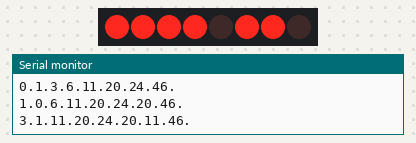
Bench run of a sketch on a simulated Arduino Uno, built with avr-gcc and run on an emulated ATmega328P. Parts: 8 shift-register outputs drawn as a row of LEDs (first output left, lit = HIGH), the last lines printed to the serial monitor. Wiring (inferred from the names in the program): shift register (74HC595): data pin 9; shift clock pin 10; latch pin 8. Wiring (inferred from the signals the program sends): row of LEDs: on Q0, Q1, Q2, Q3, Q4, Q5, Q6, Q7.

Above: at 0.23 s.
At 0.9 s:
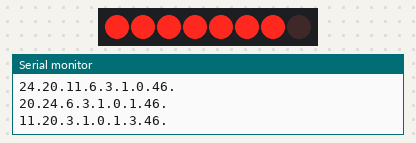
At 1.63 s:
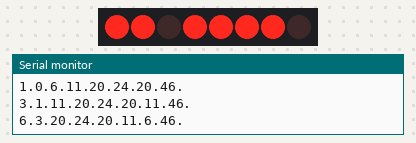
At 2.54 s:
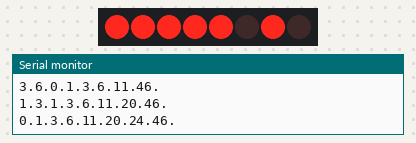
At 3.96 s:
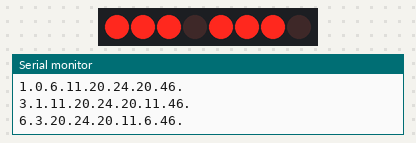
At 5.47 s:
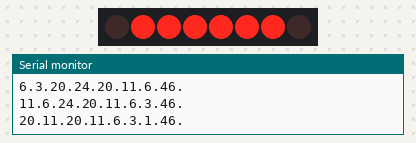
Timing chart, 0 to 5.8 s (numbered marks = the images above):
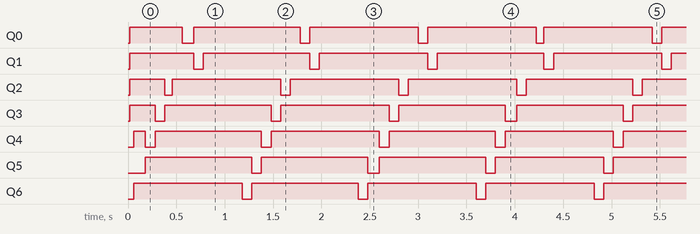

The sketch:

interrupts.8.Compare_Shift_per_LED.ino
```cpp
//----------------------------------------------
// DEBUG
// #define DEBUG_MODE

#ifdef DEBUG_MODE
  // Debug pin
  #define DEBUG_pin 7
#endif
//----------------------------------------------


//----------------------------------------------
// Which Timer will be used
//#define TIMER_1
#define TIMER_2
//----------------------------------------------


//----------------------------------------------
// Shift register pins
// Pins connected to 74HC595
// ST_CP = latch
#define ST_CP_latch_pin 8
// DS = data
#define DS_data_pin 9
// SH_CP = clock
#define SH_CP_clock_pin 10
//----------------------------------------------


//----------------------------------------------
// brightness & LEDs
#define BRIGHTNESS_LEVELS 25
#define MAX_BRIGHTNESS BRIGHTNESS_LEVELS-1

/*
// LED brightness adjusted to human eye
//                            0   1   2   3   4    5    6    7    8    9   10   11
//                            |   |   |   |   |    |    |    |    |    |    |    |
const uint8_t LED_b[]   = { 0, 21, 42, 63, 85, 106, 127, 148, 170, 191, 212, 233 };
const uint8_t LED_eye[] = { 0,  1,  2,  3,  6,  10,  20,  36,  66, 120, 218, 254 };
*/

// 0 1 2 3 4 5 6 7 8 9 10 11 12 13 14 15 16 17 18 19 20 21 22 23 24
// 0 1   3     6          11                         20          24
byte hEye[] = { 0, 1, 3, 6, 11, 20, 24 };

#define LED_NUMBER 8

//                         3        1        0        1        3        6       11       20
// 8 LEDs, brightness      |        |        |        |        |        |        |        |
// used to show LEDs       |        |        |        |        |        |        |        |
int b[LED_NUMBER] = { hEye[0], hEye[1], hEye[2], hEye[3], hEye[4], hEye[5], hEye[6], hEye[7] };
// 8 LEDs, brightness gradient
// used only in loop() to change b[] values
int d[LED_NUMBER] = {     -1,      -1,       1,       1,       1,       1,       1,       1 };

// @todo: remove LED_PATTERN, should use only brightness
#define LED_PATTERN 0b11111111
//----------------------------------------------


//----------------------------------------------
// PWM cycle (counter)
// 0...MAX_BRIGHTNESS
int cyclePWM = 0;
//----------------------------------------------


//----------------------------------------------
// setup
void setup() {

  Serial.begin(9600);

  Serial.println(F( "" ));
  Serial.println(F( "startup begin" ));

  // set pins to output, they are addressed in the main loop
  pinMode( ST_CP_latch_pin, OUTPUT );
  pinMode( SH_CP_clock_pin, OUTPUT );
  pinMode( DS_data_pin, OUTPUT );
  digitalWrite( ST_CP_latch_pin, HIGH );
  digitalWrite( SH_CP_clock_pin, LOW );
  digitalWrite( DS_data_pin, LOW );

  #ifdef DEBUG_MODE
    // debug pin
    pinMode( DEBUG_pin, OUTPUT );
    digitalWrite( DEBUG_pin, LOW );
  #endif

  // set up interrupts
  setUpInterrupts();

  Serial.println(F( "startup end" ));
}


//----------------------------------------------
// interrupt service body
// @todo: do not use LED_PATTERN, use brightness level only
void interruptBody() {
  #ifdef DEBUG_MODE
    digitalWrite( DEBUG_pin, HIGH );
  #endif

  showAtBrightness( LED_PATTERN );

  #ifdef DEBUG_MODE
    digitalWrite( DEBUG_pin, LOW );
  #endif
}


#ifdef TIMER_1
  //----------------------------------------------
  // interrupt service routine Timer1
  ISR( TIMER1_COMPA_vect ) {
    interruptBody();
  }
#endif


#ifdef TIMER_2
  //----------------------------------------------
  // interrupt service routine Timer2
  ISR( TIMER2_COMPA_vect ) {
    interruptBody();
  }
#endif


//----------------------------------------------
// send data to 74HC595
void sendDataToRegister( byte d ) {
  digitalWrite( ST_CP_latch_pin, LOW );
  shiftOut( DS_data_pin, SH_CP_clock_pin, MSBFIRST, d );
  digitalWrite( ST_CP_latch_pin, HIGH );
}

#define PRESCALER 64
#define FREQUENCY 2000

//----------------------------------------------
// set up interrupts
void setUpInterrupts(  ) {

  // disable all interrupts
  noInterrupts();

  #ifdef TIMER_1
    Serial.println(F( "T1 - initialize" ));
    //---------------------------
    // timer1
    {
      TCCR1A = 0;
      TCCR1B = 0;
      TCNT1  = 0; // Timer1 counter

      //                        prescaler
      //                               |   frequency
      //                               |    |
      //                               v    v
      // compare match register 16MHz/64/2000Hz
      OCR1A   = 16000000 / PRESCALER / FREQUENCY - 1;
      TCCR1B |= (1 << WGM12);  // CTC mode

      switch (PRESCALER) {
        case    1:  TCCR1B &= ~(1 << CS12); TCCR1B &= ~(1 << CS11); TCCR1B |=  (1 << CS10); break; // 001
        case    8:  TCCR1B &= ~(1 << CS12); TCCR1B |=  (1 << CS11); TCCR1B &= ~(1 << CS10); break; // 010
        case   64:  TCCR1B &= ~(1 << CS12); TCCR1B |=  (1 << CS11); TCCR1B |=  (1 << CS10); break; // 011
        case  256:  TCCR1B |=  (1 << CS12); TCCR1B &= ~(1 << CS11); TCCR1B &= ~(1 << CS10); break; // 100
        case 1024:  TCCR1B |=  (1 << CS12); TCCR1B &= ~(1 << CS11); TCCR1B |=  (1 << CS10); break; // 101
        default:    TCCR1B &= ~(1 << CS12); TCCR1B &= ~(1 << CS11); TCCR1B &= ~(1 << CS10); break; // 000
      }

      TIMSK1 |= (1 << OCIE1A); // enable timer compare interrupt
    }
    // timer 1 initialized
    //---------------------------
    Serial.println(F( "T1 - done" ));
  #endif


  #ifdef TIMER_2
    Serial.println(F( "T2 - initialize" ));
    //---------------------------
    // timer2
    {
      TCCR2A = 0;
      TCCR2B = 0;
      TCNT2  = 0; // Timer2 counter

      //                        prescaler
      //                               |   frequency
      //                               |    |
      //                               v    v
      // compare match register 16MHz/64/2000Hz
      OCR2A   = 16000000 / PRESCALER / FREQUENCY - 1;
      TCCR2B |= (1 << WGM22);  // CTC mode

      switch (PRESCALER) {
        case    1:  TCCR2B &= ~(1 << CS22); TCCR2B &= ~(1 << CS21); TCCR2B |=  (1 << CS20); break; // 001
        case    8:  TCCR2B &= ~(1 << CS22); TCCR2B |=  (1 << CS21); TCCR2B &= ~(1 << CS20); break; // 010
        case   64:  TCCR2B &= ~(1 << CS22); TCCR2B |=  (1 << CS21); TCCR2B |=  (1 << CS20); break; // 011
        case  256:  TCCR2B |=  (1 << CS22); TCCR2B &= ~(1 << CS21); TCCR2B &= ~(1 << CS20); break; // 100
        case 1024:  TCCR2B |=  (1 << CS22); TCCR2B &= ~(1 << CS21); TCCR2B |=  (1 << CS20); break; // 101
        default:    TCCR2B &= ~(1 << CS22); TCCR2B &= ~(1 << CS21); TCCR2B &= ~(1 << CS20); break; // 000
      }

      TIMSK2 |= (1 << OCIE2A); // enable timer compare interrupt
    }
    // timer 2 initialized
    //---------------------------
    Serial.println(F( "T2 - done" ));
  #endif


  // enable all interrupts
  interrupts();
}


//----------------------------------------------
// Shows pattern (d) using brightness per LED
// @todo: this method using LED_PATTERN should not be used, method using only brightness should be used instead
void showAtBrightness( byte d ) {

  for ( int i = 0; i < LED_NUMBER; i++ ) {

    /*
    // common cathode (-)
    if ( cyclePWM < b[i] ) {
      // show (only if 1)
      d |= ( ( 1 << i ) & d );
    } else {
      // do not show regardless if 0 or 1
      d &= ~( 1 << i );
    }
    */

    // common anode (+)
    if ( cyclePWM < b[i] ) {
      // do not show regardless if 0 or 1
      d &= ~( 1 << i );
    } else {
      // show (only if 1)
      d |= ( ( 1 << i ) & d );
    }

  }

  sendDataToRegister( d );

  // next PWM cycle
  if ( ++cyclePWM > MAX_BRIGHTNESS ) {
    cyclePWM = 0;
  }

}

//----------------------------------------------
// loop
void loop() {

  // for each LED
  for ( int i = 0; i < LED_NUMBER; ++i ) {
    Serial.print( b[i] );
    Serial.print( "." );

    // set brightness usong human eye levels
    // @todo: use hEye[]
    // 0 1 3 6 11 20 24
    if ( d[i] == 1 ) {
      switch( b[i] ) {
        case  0: b[i] =  1; break;
        case  1: b[i] =  3; break;
        case  3: b[i] =  6; break;
        case  6: b[i] = 11; break;
        case 11: b[i] = 20; break;
        case 20: b[i] = 24; break;
        case 24: b[i] = 20; d[i] = -1; break;
        default: break;
      }
    } else if ( d[i] == -1 ) {
      switch( b[i] ) {
        case 24: b[i] = 20; break;
        case 20: b[i] = 11; break;
        case 11: b[i] =  6; break;
        case  6: b[i] =  3; break;
        case  3: b[i] =  1; break;
        case  1: b[i] =  0; break;
        case  0: b[i] =  1; d[i] = 1; break;
        default: break;
      }
    }

  }
  Serial.println();

  delay( 100 );
}
```

Measured:
- by itself, Q0: repeats every 1.2 s: LOW 0.12 s, HIGH 1.1 s
- by itself, Q1, Q3, Q4: repeats every 1.2 s: LOW 0.10 s, HIGH 1.1 s
- by itself, Q2: repeats every 1.2 s: LOW 0.08 s, HIGH 1.1 s
- by itself, Q5: alternates HIGH for 1.1 s and LOW for 0.10 s
- by itself, Q6: moves between LOW and HIGH, repeating every 2.4 s
